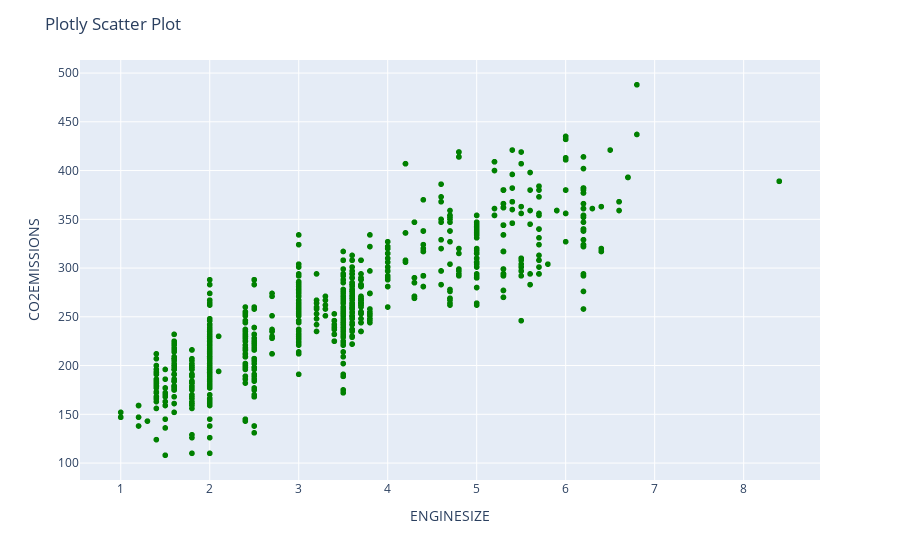

The cell this chart's notebook holds for it:
### Code cell
import matplotlib.pyplot as plt
import seaborn as sns

fig, axes = plt.subplots(2, 2, figsize=(12, 8))  # 2x2 grid of subplots

# Seaborn scatter plot
sns.scatterplot(data=fuel, x="ENGINESIZE", y="CO2EMISSIONS", color="green", ax=axes[0][0])
axes[0][0].set_title("Seaborn Scatter Plot")

# Matplotlib scatter plot 1
axes[0][1].scatter(fuel.ENGINESIZE, fuel.CO2EMISSIONS, color="green")
axes[0][1].set_title("Matplotlib Scatter Plot 1")

# Matplotlib scatter plot 2
axes[1][0].scatter(fuel["ENGINESIZE"], fuel["CO2EMISSIONS"], color="green")
axes[1][0].set_title("Matplotlib Scatter Plot 2")

# Empty slot placeholder or plot
axes[1][1].axis('off')
axes[1][1].text(0.2, 0.5, "More plots or text here", fontsize=12)
#plotly 
fig = px.scatter(fuel, x="ENGINESIZE", y="CO2EMISSIONS", color_discrete_sequence=['green'])
fig.update_layout(title="Plotly Scatter Plot")
fig.show()

plt.tight_layout()
plt.show()

### Figure 1 — Plotly figure (JSON) as saved in the notebook; plotly's stock layout.template omitted (floating-point values rounded to 4 significant figures; data arrays with more than 128 entries replaced by an {"elided": "..."} marker saying what was removed)
{"data": [{"hovertemplate": "ENGINESIZE=%{x}<br>CO2EMISSIONS=%{y}<extra></extra>", "legendgroup": "", "marker": {"color": "green", "symbol": "circle"}, "mode": "markers", "name": "", "showlegend": false, "type": "scattergl", "x": {"elided": "1067 float values"}, "xaxis": "x", "y": {"elided": "1067 int values"}, "yaxis": "y"}], "layout": {"autosize": true, "legend": {"tracegroupgap": 0}, "margin": {"t": 60}, "title": {"text": "Plotly Scatter Plot"}, "xaxis": {"anchor": "y", "autorange": true, "domain": [0, 1], "range": [0.5152, 8.885], "title": {"text": "ENGINESIZE"}, "type": "linear"}, "yaxis": {"anchor": "x", "autorange": true, "domain": [0, 1], "range": [78.58, 517.4], "title": {"text": "CO2EMISSIONS"}, "type": "linear"}}}
